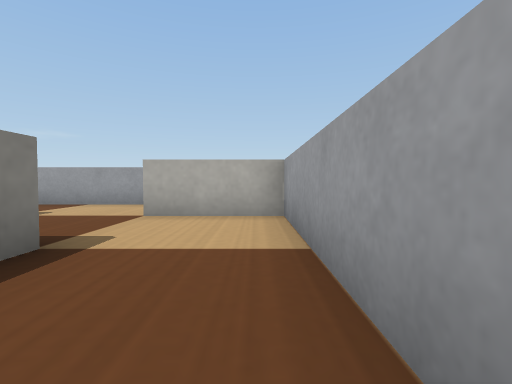
View 1 (above)

24 first-person views from a walk through a world built for the Webots simulator. The camera is 0.06 m above the floor, tilts 2° down and sees 85° across. The floor is counted in squares, 0.1 m on a side. Each view is taken from the middle of a square. On the plan, view 1 faces up. The plan holds only what a view shows up to about 9 squares ahead; the rest is blank. Robots are left out. Simple shapes and patterns stand in for the simulator's stock objects.

View 2
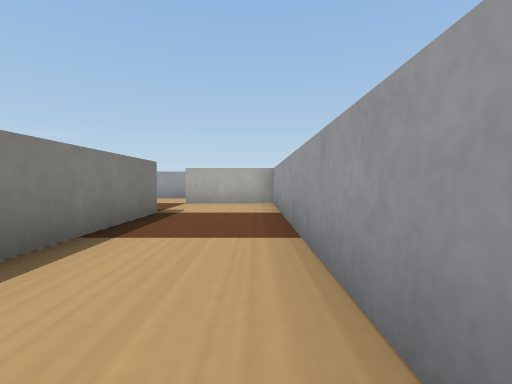

View 3
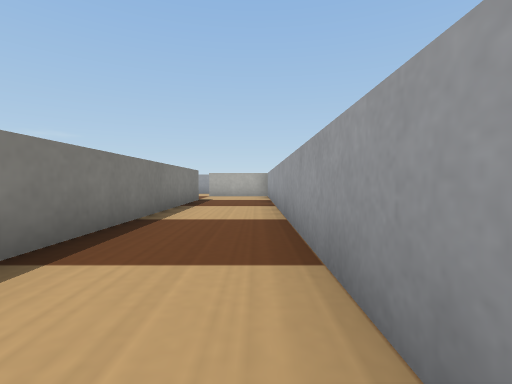

View 4
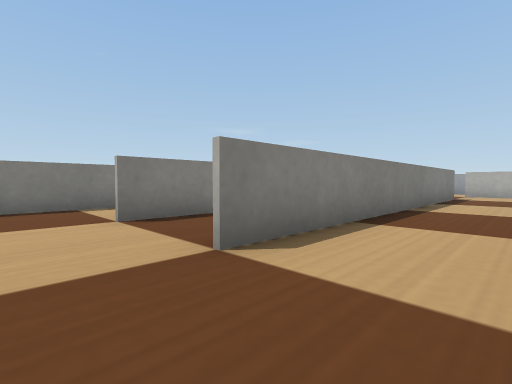

View 5
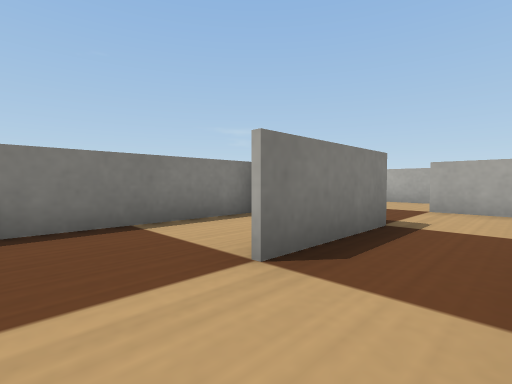

View 6
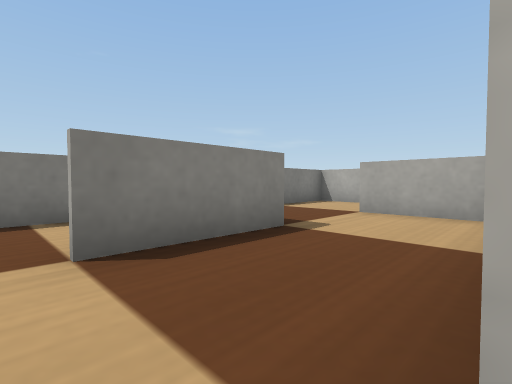

View 7
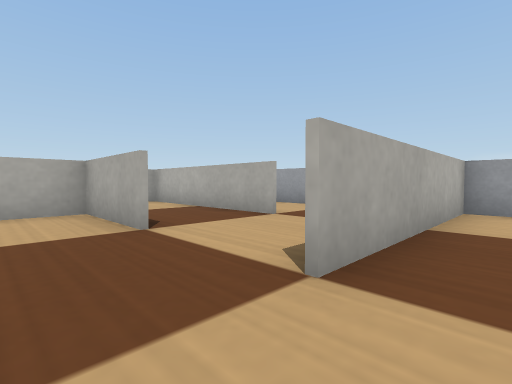

View 8
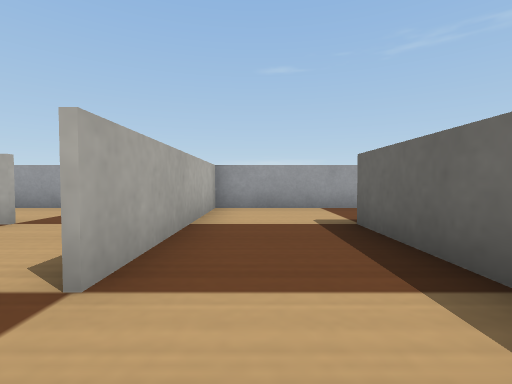

View 9
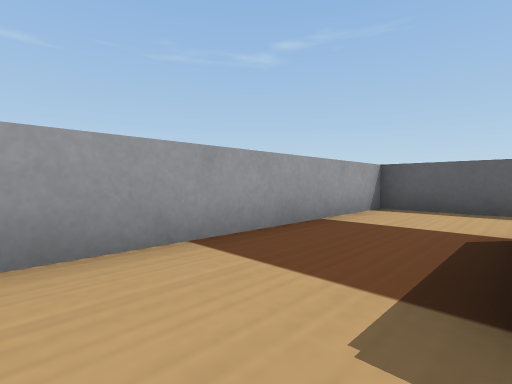

View 10
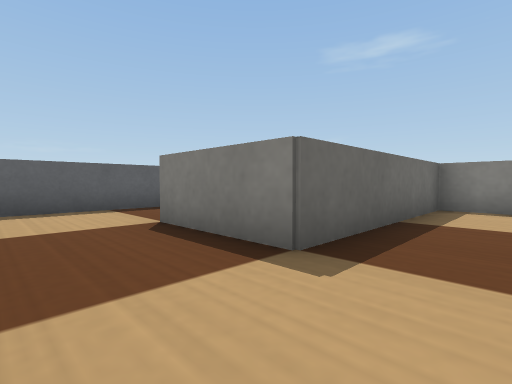

View 11
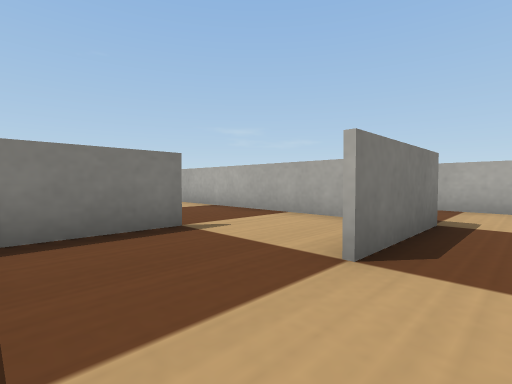

View 12
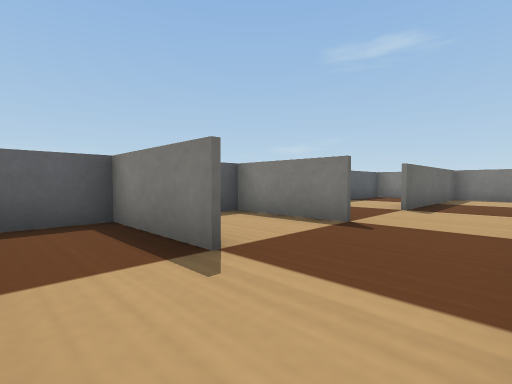

View 13
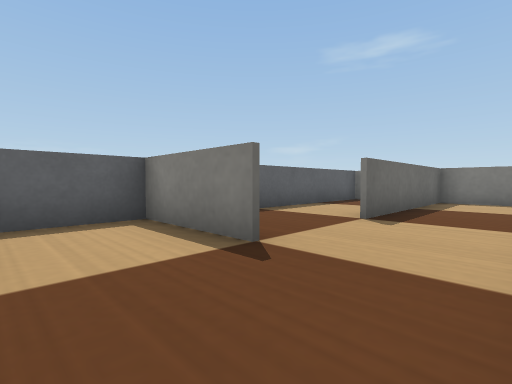

View 14
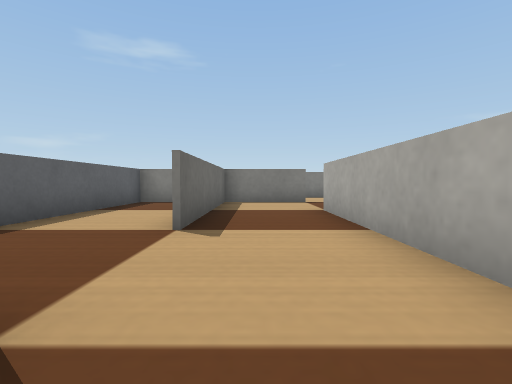

View 15
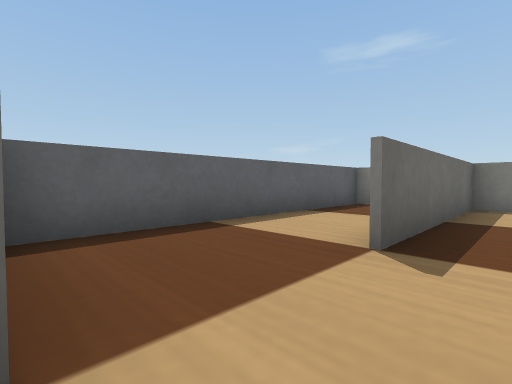

View 16
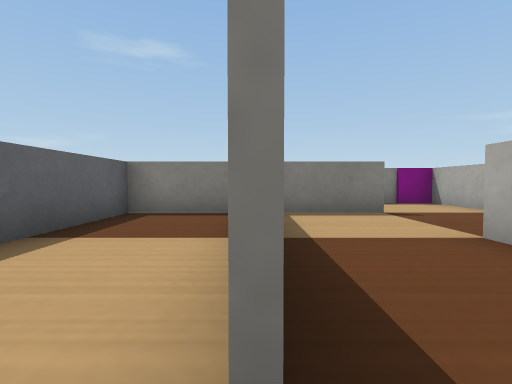

View 17
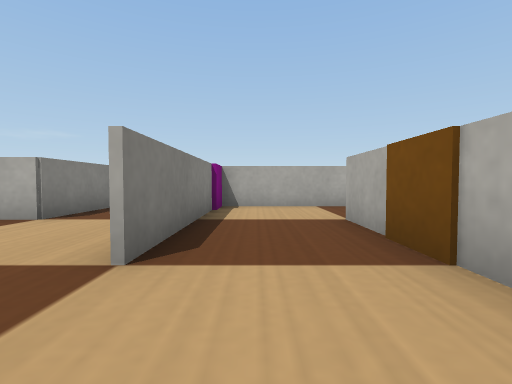

View 18
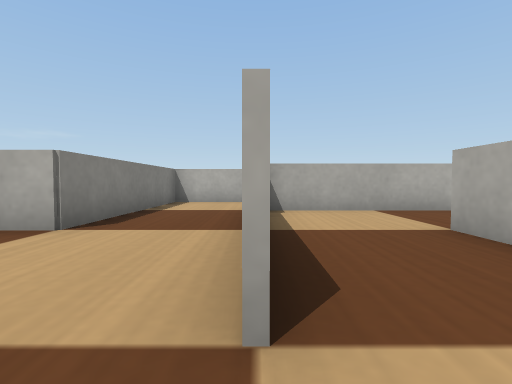

View 19
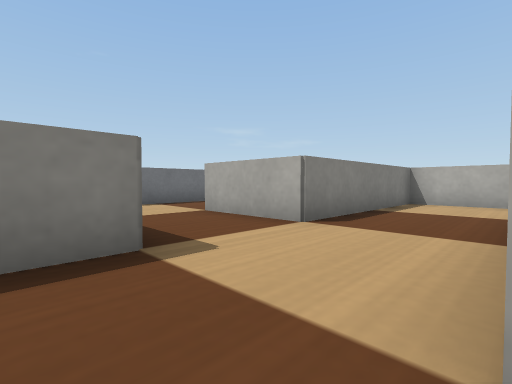

View 20
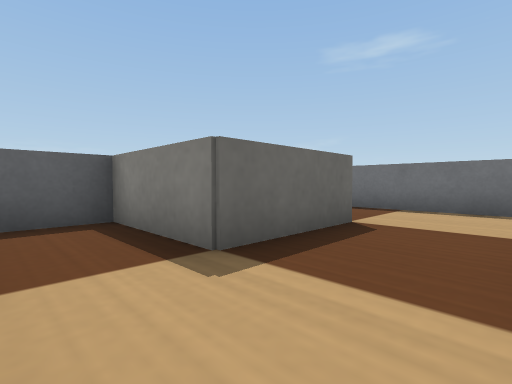

View 21
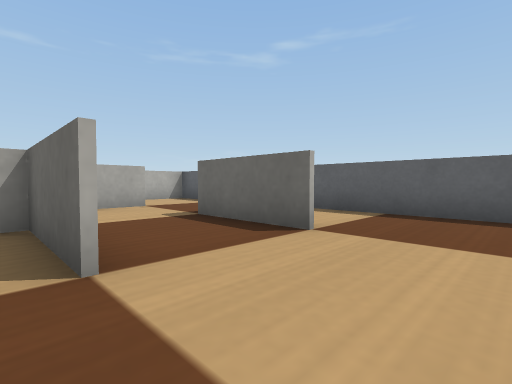

View 22
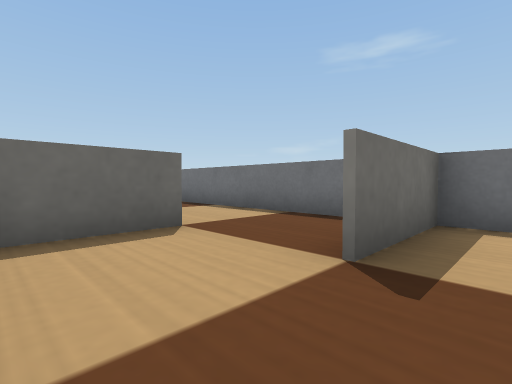

View 23
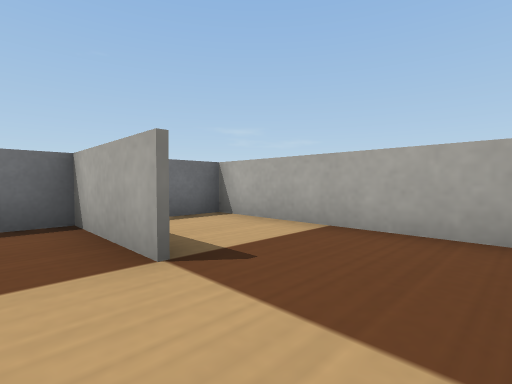

View 24
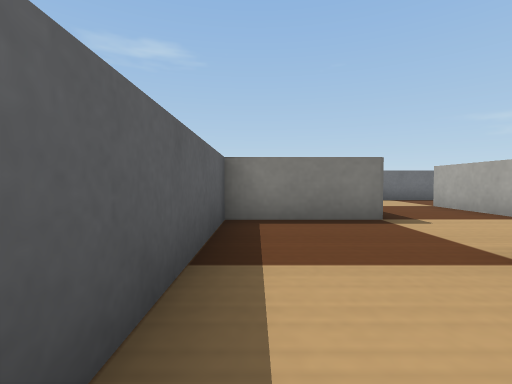

### Floor plan
Ten units are one square. View 1 is at (0, 0); x grows to the right and y downward. Boxes are objects, and circles mark ways between rooms. Rooms are numbered by the first view taken in them; rooms with no view inside come last. Other rooms are left out.
<svg viewBox="-251 -54 261 234">
<path fill="none" stroke="#000" d="M5 65 5 -49 -20 -49M-19 -25 -19 75M-44 49 -44 75M-20 76 -20 25 -45 25M-24 175 5 175 5 101 -45 101M-69 113 -69 125 -19 125 -19 150M-44 149 -44 175 -24 175M-32 125 -44 125M-69 149 -69 175 -51 175M-44 125 -76 125M-76 125 -120 125M-145 124 -145 149 -95 149M-146 155 -146 145M-174 175 -155 175M-221 149 -194 149 -194 175 -174 175M-194 125 -220 125M-171 150 -171 139M-245 114 -245 156M-201 75 -245 75 -245 99M-246 99 -220 99M-219 101 -245 101M-221 125 -195 125M-245 99 -245 114M-145 155 -145 175 -71 175M-45 76 -45 51 -58 51M-69 51 -69 89M-145 101 -169 101 -169 150M-146 145 -146 125M-239 175 -204 175M-245 156 -245 168"/>
<circle cx="-20" cy="85" r="3" fill="#2a7"/>
<circle cx="-40" cy="85" r="3" fill="#2a7"/>
<circle cx="-20" cy="160" r="3" fill="#2a7"/>
<circle cx="-55" cy="100" r="3" fill="#2a7"/>
<circle cx="-40" cy="135" r="3" fill="#2a7"/>
<circle cx="-70" cy="135" r="3" fill="#2a7"/>
<circle cx="-85" cy="150" r="3" fill="#2a7"/>
<circle cx="-170" cy="160" r="3" fill="#2a7"/>
<circle cx="-155" cy="135" r="3" fill="#2a7"/>
<circle cx="-235" cy="120" r="3" fill="#2a7"/>
<circle cx="-235" cy="150" r="3" fill="#2a7"/>
<circle cx="-210" cy="100" r="3" fill="#2a7"/>
<text x="-10" y="30">1</text>
<text x="-30" y="60">2</text>
<text x="-10" y="130">3</text>
<text x="-30" y="150">4</text>
<text x="-60" y="150">5</text>
<text x="-100" y="140">6</text>
<text x="-160" y="160">7</text>
<text x="-210" y="140">8</text>
<text x="-220" y="80">9</text>
<text x="-220" y="110">10</text>
<text x="-110" y="160">11</text>
<text x="-60" y="70">12</text>
<text x="-160" y="120">13</text>
<text x="-220" y="160">14</text>
</svg>
Room 1 opens to room 2. Room 2 opens to room 12. Room 3 opens to room 4. Room 3 opens to room 12. Room 4 opens to room 5. Room 5 opens to room 6. Room 6 opens to room 11. Room 7 opens to room 8. Room 7 opens to room 13. Room 8 opens to room 10. Room 8 opens to room 14. Room 9 opens to room 10.

Where each view was taken, in squares from view 1:
view 1: 0 up, 0 right, facing up
view 2: 3 down, 0 right, facing up
view 3: 7 down, 0 right, facing up
view 4: 9 down, 0 right, facing up-left
view 5: 9 down, 3 left, facing up-left
view 6: 8 down, 2 left, facing up-left
view 7: 11 down, 6 left, facing up-right
view 8: 11 down, 6 left, facing right
view 9: 11 down, 2 left, facing down-right
view 10: 11 down, 0 right, facing down-left
view 11: 17 down, 1 left, facing up-left
view 12: 13 down, 3 left, facing down-left
view 13: 13 down, 5 left, facing down-left
view 14: 14 down, 6 left, facing left
view 15: 14 down, 7 left, facing down-left
view 16: 15 down, 9 left, facing left
view 17: 17 down, 16 left, facing up
view 18: 16 down, 17 left, facing up
view 19: 16 down, 17 left, facing up-left
view 20: 13 down, 18 left, facing down-left
view 21: 12 down, 24 left, facing down-right
view 22: 9 down, 20 left, facing down-left
view 23: 11 down, 20 left, facing up-left
view 24: 17 down, 15 left, facing left
